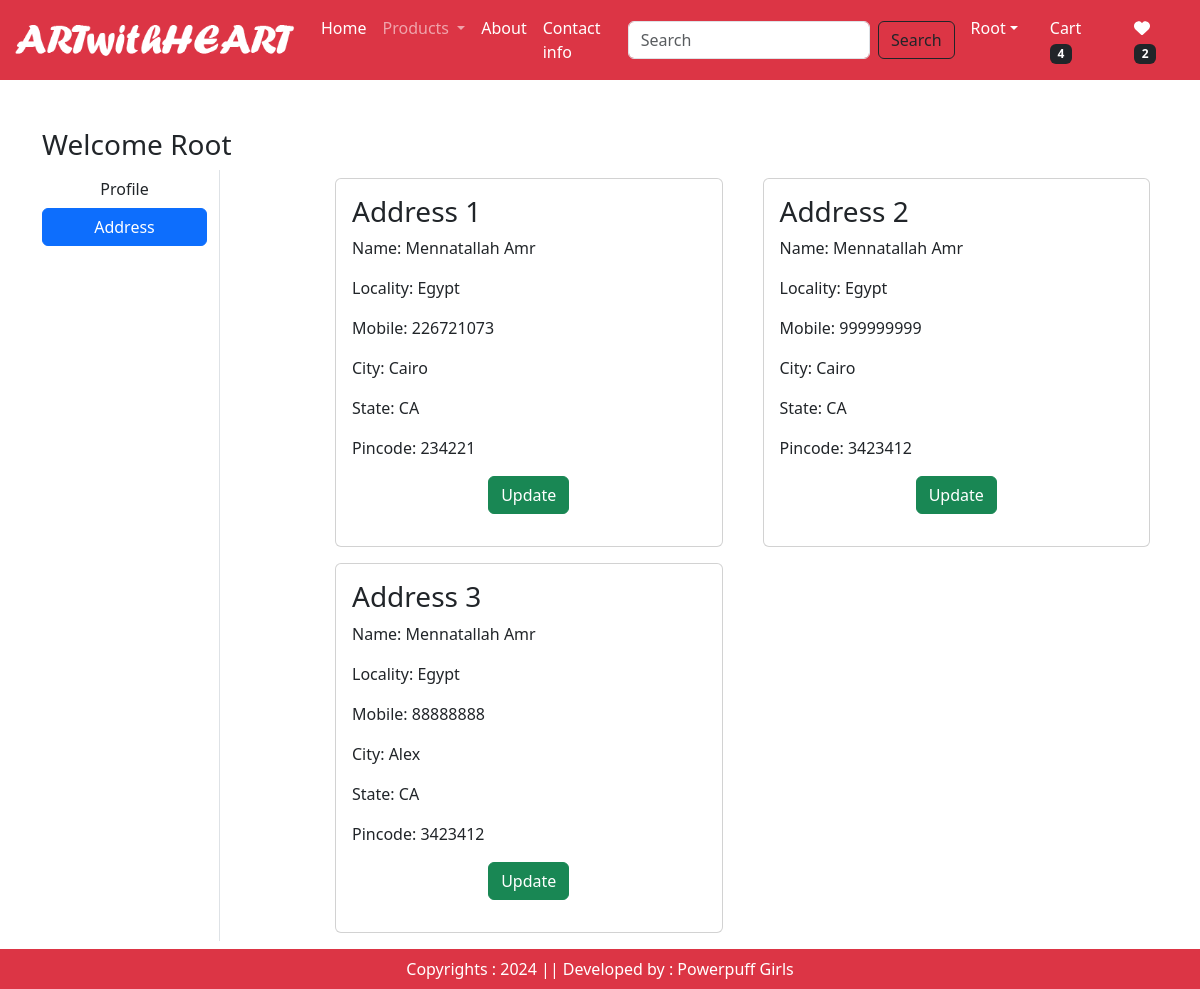
The page /address/ (signed in) on the database its author committed.
### app/models.py (models this page shows, shortened)
class Customer(models.Model):
    user = models.ForeignKey(User,on_delete=models.CASCADE)
    name = models.CharField(max_length=200)
    locality = models.CharField(max_length=200)
    city = models.CharField(max_length=50)
    mobile = models.IntegerField(default=0)
    zipcode = models.IntegerField()
    state = models.CharField(choices=STATE_CHOICES,max_length=100)

### app/views.py (the view)
# urls.py: path('address/', views.address, name='address'),
@login_required
def address(request):
    totalitems = 0
    wishitem = 0
    if request.user.is_authenticated:
        wishitem = len(Wishlist.objects.filter(user=request.user))
        totalitems = len(Cart.objects.filter(user=request.user))
    add= Customer.objects.filter(user=request.user)
    return render(request, 'app/address.html',locals())

### app/templates/app/address.html (shortened to what this page needs)
{% extends 'app/base.html' %}
{% load static %}
{% block main-content %}
<div class="container my-5">
    <div class="row">
        <h3>Welcome <span class="text-capitalize">{{request.user}}</span></h3>
        <div class="col-sm-2 border-end">
            <ul class="list-unstyled">
            <li class="d-grid"><a href="{% url 'profile' %}" class="btn">Profile</a></li>
            <li class="d-grid"><a href="{% url 'address' %}" class="btn btn-primary">Address</a></li>
            </ul>
        </div>
        <div class="col-sm-9 offset-sm-1">
            <div class="row">
                {% for ad in add %}
                <div class="col-sm-6">
                    <div class="card m-2">
                    <div class="card-body">
                        <h3>Address {{forloop.counter}}</h3>
                        <p>Name: {{ad.name}}</p>
                        <p>Locality: {{ad.locality}}</p>
                        <p>Mobile: {{ad.mobile}}</p>
                        <p>City: {{ad.city}}</p>
                        <p>State: {{ad.state}}</p>
                        <p>Pincode: {{ad.zipcode}}</p>
                        <p class="text-center"><a href="{% url 'updateAddress' pk=ad.id %}" type="button" class="btn btn-success">Update</a></p>
                    </div>
                    </div>
                </div>
                {% endfor %}
            </div>
        </div>
    </div>
</div>
{% endblock main-content %}

### app/templates/app/base.html (shortened to what this page needs)
<!DOCTYPE html>
{% load static %}
<html lang="en">
  <head>
    <link href="https://cdn.jsdelivr.net/npm/bootstrap@5.3.3/dist/css/bootstrap.min.css" rel="stylesheet">
    <link rel="stylesheet" href="{% static 'app/css/owl.carousel.min.css' %}">
    <link rel="stylesheet" href="{% static 'app/css/all.min.css' %}">
    <link rel="stylesheet" href="{% static 'app/css/styles.css' %}">
  </head>
  <body>
    <nav class="navbar navbar-expand-lg navbar-dark bg-danger">
      <div class="container-fluid">
        <a class="navbar-brand" href="#">
          <img src="{% static 'app/images/neel.png' %}" width = "285" height = "50">
        </a>
        <div class="collapse navbar-collapse" id="navbarSupportedContent">
          <ul class="navbar-nav me-auto mb-2 mb-lg-0">
            {% if request.user.is_authenticated %}
            <li class="nav-item">
              <a class="nav-link active" aria-current="page" href="/">Home</a>
            </li>
            <li class="nav-item dropdown">
              <a class="nav-link dropdown-toggle" href="#" role="button" data-bs-toggle="dropdown" aria-expanded="false">
                Products
              </a>
            </li>
            <li class="nav-item">
              <a class="nav-link text-white" href="{% url 'about' %}">About</a>
            </li>
            <li class="nav-item">
              <a class="nav-link text-white" href="{% url 'contact' %}">Contact info</a>
            </li>
          </ul>
          <form class="d-flex" role="search" action="/search">
            <input class="form-control me-2" type="search" placeholder="Search" aria-label="Search" name="search">
            <button class="btn btn-outline-dark" type="submit">Search</button>
          </form>
        </div>
        <ul class = "navbar-nav me-auto mb-2 mb-lg-0">
          <li class="nav-item dropdown mx-2">
            <a class="nav-link dropdown-toggle text-white" href="#"
            id="profileDropdown" role="button" data-bs-toggle="dropdown"
            aria-expanded="false"><span class="text-capitalize">{{request.user}}</span></a>
          </li>
          <li class="nav-item mx-2">
            <a href="{% url 'showcart' %}" class="nav-link text-white">
              Cart <span class="badge bg-dark">{% if totalitems > 0 %} {{totalitems}} {% endif %}</span>
            </a>
          </li>
          <li class="nav-item mx-2">
            <a href="#" class="nav-link text-white">
              <i class="fa fa-heart"></i>
              <span class="badge bg-dark">{% if wishitem > 0 %} {{wishitem}} {% endif %}</span>
            </a>
          </li>
          {% endif %}
        </ul>
      </div>
    </nav>
    {% block main-content %}{% endblock main-content %}
    <footer class="container-fluid fixed-bottom bg-danger  text-white text-center p-2 mt-5">
       Copyrights : 2024 || Developed by : Powerpuff Girls
    </footer>
</body>
</html>

### rows shown on the page
Customer: name "Mennatallah Amr", locality "Egypt", mobile "226721073", city "Cairo", state "CA", zipcode "234221"
Customer: name "Mennatallah Amr", locality "Egypt", mobile "999999999", city "Cairo", state "CA", zipcode "3423412"
Customer: name "Mennatallah Amr", locality "Egypt", mobile "88888888", city "Alex", state "CA", zipcode "3423412"

### other values the page prints
{{ request.user }} "Root"
{{ totalitems }} "4"
{{ wishitem }} "2"
